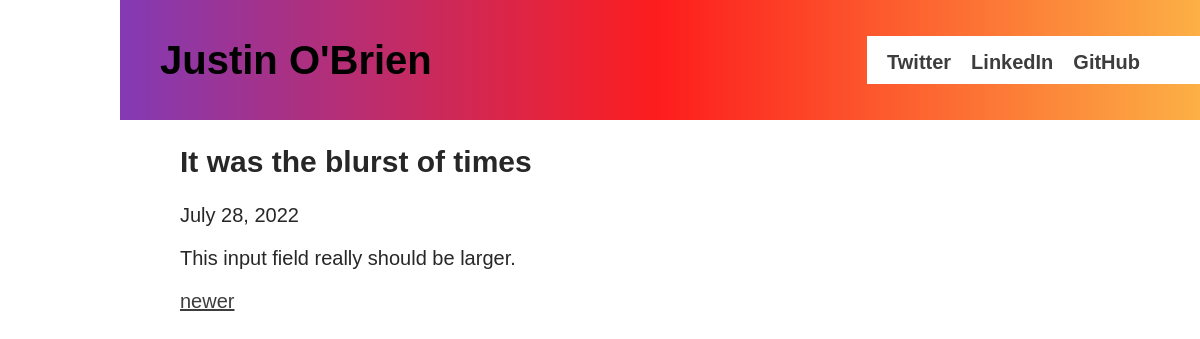
The page /blog/1 on the database its author committed.
### blog/models.py (models this page shows, shortened)
class BlogPost(models.Model):
    title = models.CharField(max_length=64)
    content = models.CharField(max_length=10000)
    pub_date = models.DateField()

### blog/views.py (the view)
# urls.py: path('blog/<int:pk>', views.DetailView.as_view(), name='detail'),
class DetailView(DetailView):
    template_name = "blog/detail.html"
    model = BlogPost
    def get_context_data(self, **kwargs):
        context = super().get_context_data(**kwargs)
        context["post_count"] = BlogPost.objects.count()
        return context

### blog/templatetags/markdown_extras.py (called while the page is built)
@register.filter()
@stringfilter
def markdown(value):
    return md.markdown(value, extensions=['markdown.extensions.fenced_code'])

### blog/templates/blog/detail.html (shortened to what this page needs)
{% load static %}
{% load markdown_extras %}
<!DOCTYPE html>
<html>
    <head>
        <link rel="stylesheet" type="text/css" href="{% static 'blog/style.css' %}">
    </head>
    <body>
        <header>
            <h1 id="header-name">Justin O'Brien</h1>
            <nav class="top-nav">
                <ul class="horizontal-list">
                    <li><a href="https://twitter.com">Twitter</a></li>
                    <li><a href="https://linkedin.com/in/justinaobrien">LinkedIn</a></li>
                    <li><a href="https://github.com/jaoist/">GitHub</a></li>
                </ul>
            </nav>
        </header>
        <main>
            <h2>{{ object.title }}</h2>
            <time>{{ object.pub_date }}</time>
            <p>{{ object.content | markdown | safe  }}</p>
            <div class="grid-container grid-col-4">
            {% if object.pk < post_count %}
                <a class="newer" href="{% url 'blog:detail' object.pk|add:"1" %}">newer</a>
            {% endif %}
            </div>
    </body>
</html>

### blog/static/blog/style.css (style rules this page uses)
html { font-family: 'Gill Sans', 'Gill Sans MT', Calibri, 'Trebuchet MS', sans-serif; font-size: 20px; }
header { margin-left: 10%; min-height: 6em; background: linear-gradient(90deg, rgba(131,58,180,1) 0%, rgba(253,29,29,1) 50%, rgba(252,176,69,1) 100%); display: flex; align-items: center; justify-content: space-between; }
#header-name { margin-left: 2rem; min-inline-size: fit-content; }
body { margin: 0; }
main { max-width: 60rem; min-width: 30rem; margin-left: auto; margin-right: auto; padding: 0 15%; color: #272727; }
h1, h2, h3, h4, h5, h6 { font-family: 'Trebuchet MS', 'Lucida Sans Unicode', 'Lucida Grande', 'Lucida Sans', Arial, sans-serif; }
a { color: #3d3d3d; }
nav a { color: #3d3d3d; font-weight: bold; text-decoration: none; }
.top-nav { background-color: white; padding-right: 3rem; padding-top: 0.75rem; padding-bottom: 0.5rem; margin-left: 2rem; }
.horizontal-list { display: flex; align-items: center; justify-content: center; margin: 0; padding: 0; list-style-type: none; }
ul.horizontal-list li { display: inline-block; padding-left: 1rem; }
.grid-container { display: grid; }
.grid-col-4 { grid-template-columns: repeat(4, 1fr); }
.newer { grid-column: 1/1; }

### rows shown on the page
BlogPost: title "It was the blurst of times", pub_date "July 28, 2022", content "This input field really should be larger."
